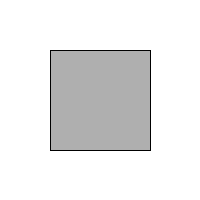
Frame 1 (no input)
Frame 60 (the mouse pressed at the canvas centre just before this capture): identical to frame 1, image omitted
Frame 120 (the mouse held since frame 60 and released just before this capture): identical to frame 1, image omitted

The Processing sketch that drew this single still picture (run headless with seeded random() and noise(); from frame 60 on, the mouse is pressed at the canvas centre):

// Processing sketch: Exp14_5
// ── Exp14_5.pde
void setup(){
  size(200,200);
}

void draw(){
  background(255);
  stroke(0);
  fill(175);
  
  translate(width/2,height/2);
  
  float theta = map(mouseX,0,width,0,TWO_PI);
  
  rotate(theta);
  
  rectMode(CENTER);
  rect(0,0,100,100);
  
}
